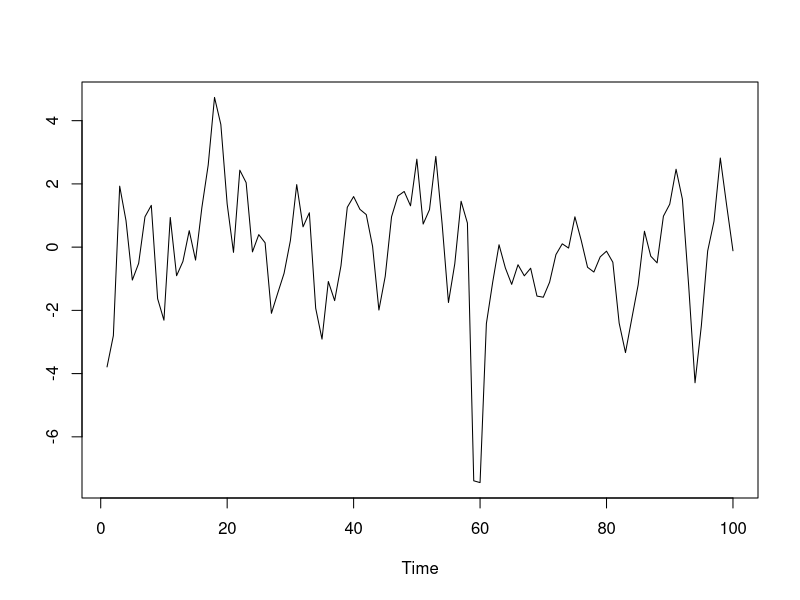
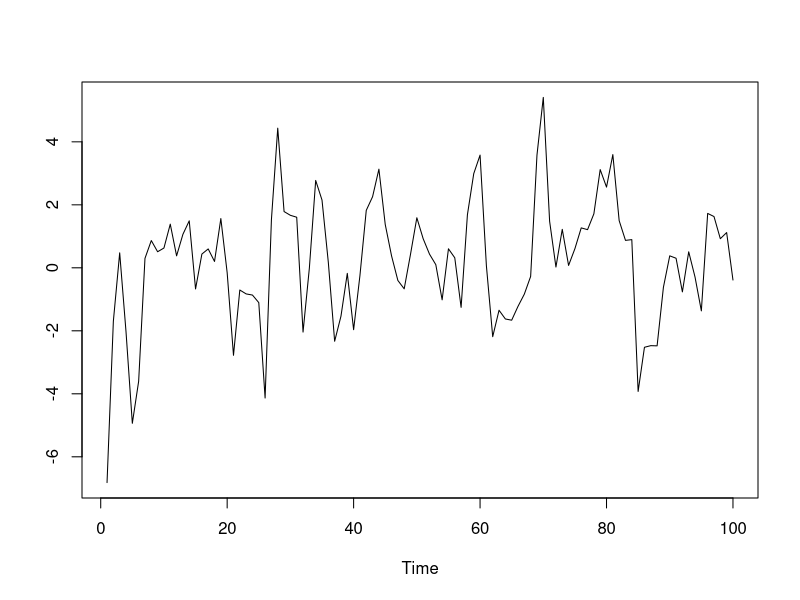
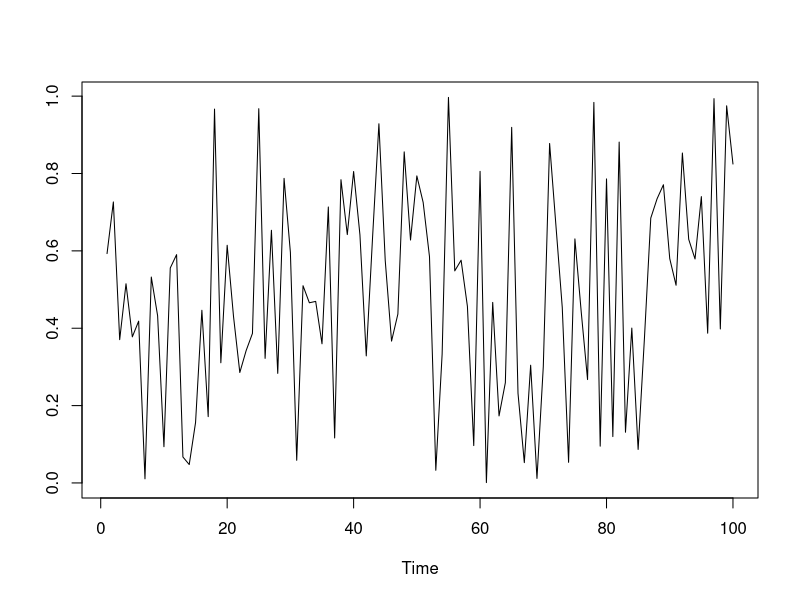
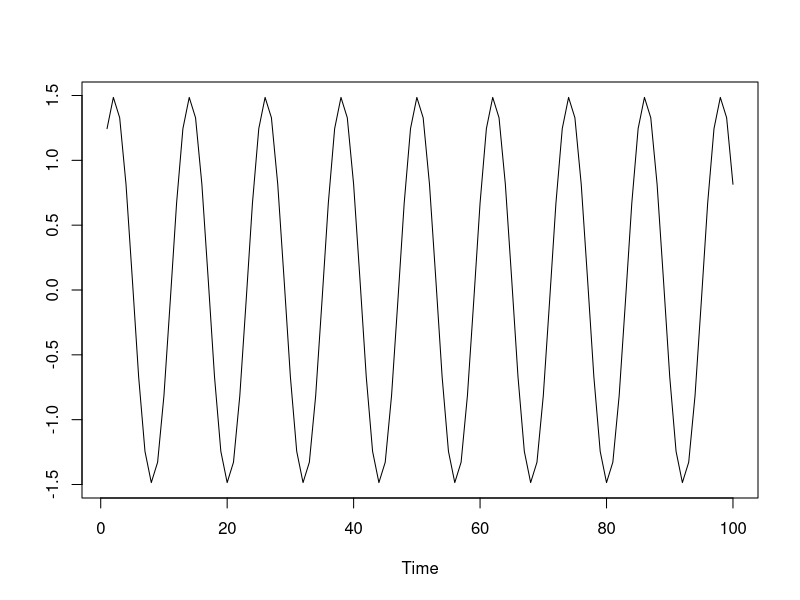
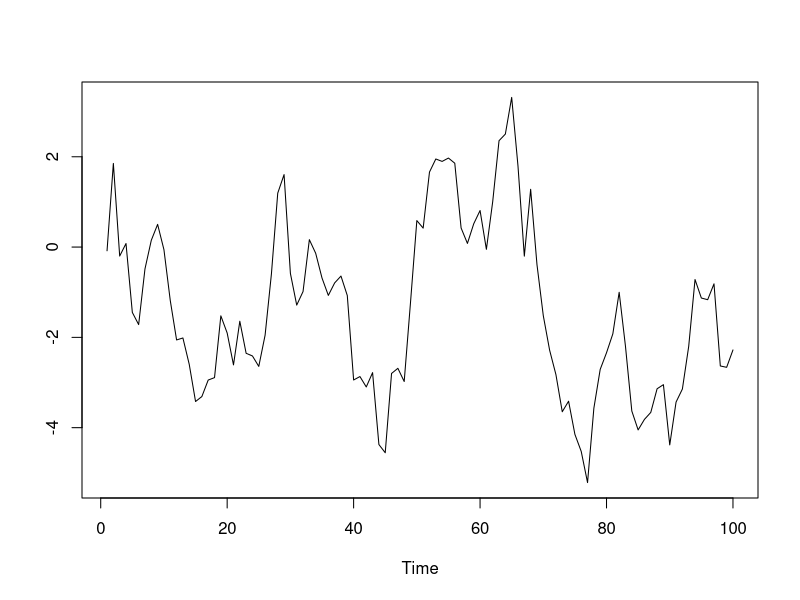

Write R code to recreate these figures, in order.
## ---- chunk 1
knitr::opts_knit$set(root.dir = 'C:/Users/neide/OneDrive/Documents/TimeSeriesR/Data')
## ---- chunk 2
set.seed(777)
n <- 100
z <- rt(n+1,df=4)		# heavy-tailed input
theta <- .8
x <- z[-1] + theta*z[-(n+1)]
plot(ts(x),xlab="Time",ylab="")
## ---- chunk 3
set.seed(888)
n <- 100
z <- rt(n+1,df=4)		# heavy-tailed input
theta <- .8
x <- z[-1] + theta*z[-(n+1)]
plot(ts(x),xlab="Time",ylab="")
## ---- chunk 4
set.seed(111)
n <- 100
x <- runif(n)
plot(ts(x),xlab="Time",ylab="")
## ---- chunk 5
n <- 100
set.seed(222)
A <- rnorm(1)
set.seed(223)
phi <- 2*pi*runif(1)
lambda <- pi/6
set.seed(224)
x <- A*cos(seq(1,n)*lambda + phi)
plot(ts(x),xlab="Time",ylab="")
## ---- chunk 6
set.seed(333)
n <- 100
z <- rnorm(n)
x <- rep(0,n)
x0 <- 0
x[1] <- x0 + z[1]
for(t in 2:n) { x[t] <- x[t-1] + z[t] }
plot(ts(x),xlab="Time",ylab="")
